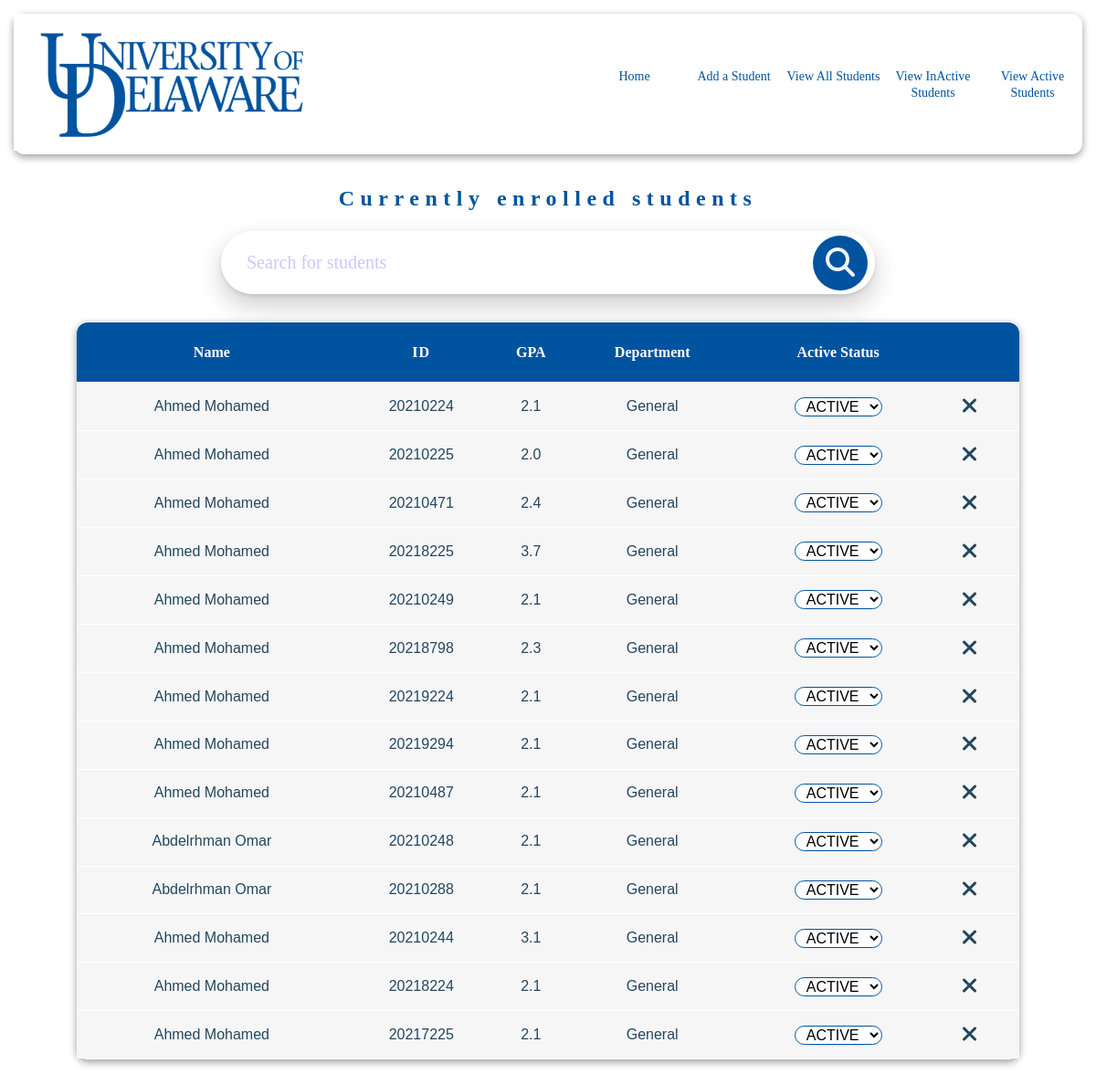
Before: /Student-Affairs/Students/viewall/ with the older database file.
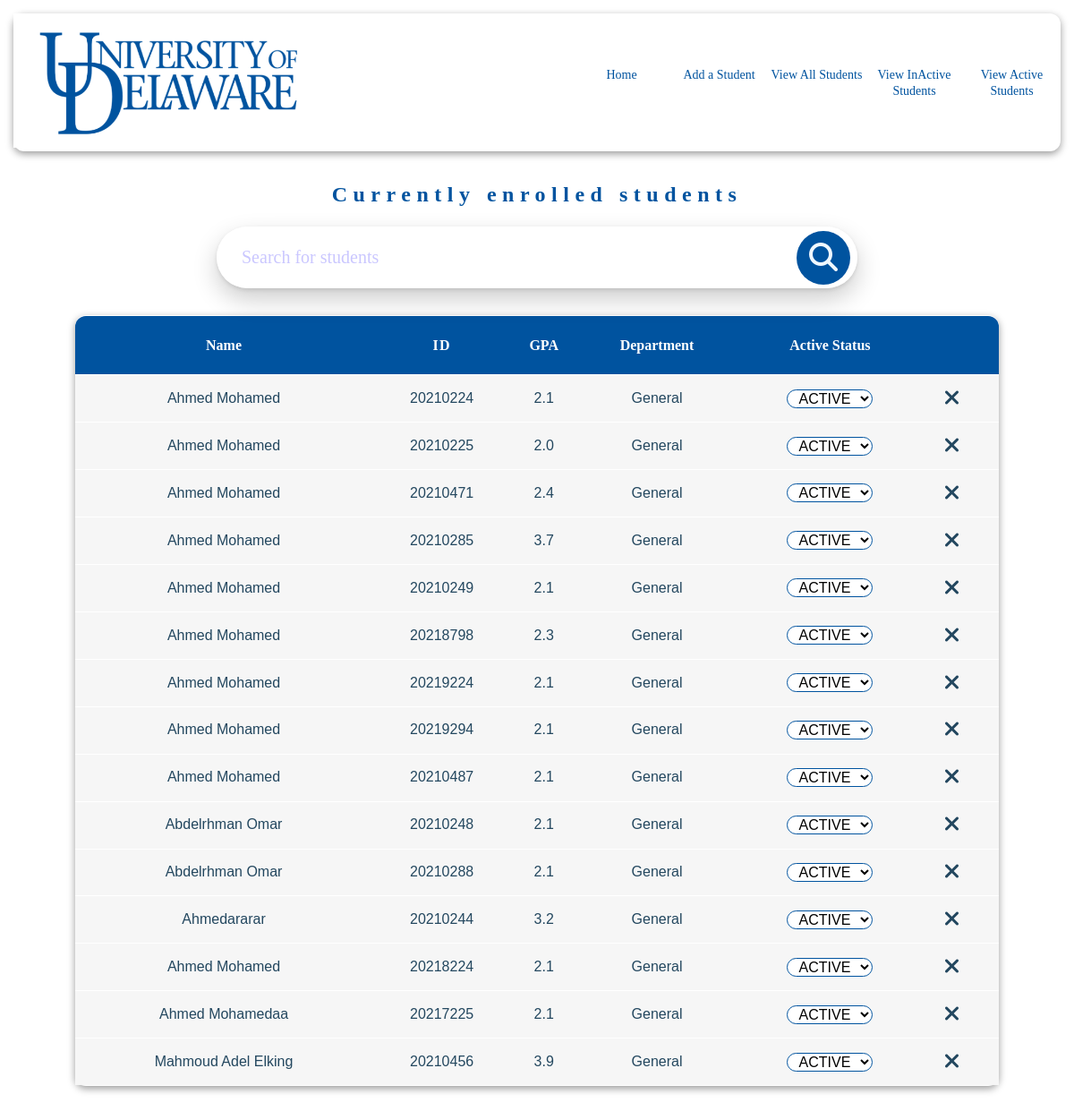
After: the same page with the newer database file.
### students/models.py (models this page shows, shortened)
class student(models.Model):
    name =  models.CharField(null = False,max_length=100)
    gpa = models.DecimalField(null = False,max_digits=12, decimal_places=1 , validators=[MaxValueValidator(4)])
    student_id = models.IntegerField(unique= True ,null = False,validators=[MaxValueValidator(29999999)])
    img = models.ImageField(null = True, upload_to='photos/%y/%m/%d' , default="static/photos/male.png")
    active = models.BooleanField(null = False,default=False)
    NationalID = models.IntegerField(null = False,)
    date = models.DateField(null = False, auto_now=False, auto_now_add=False)
    email = models.EmailField(null = False,)
    address = models.CharField(null = False,max_length=100)
    phonenum = models.DecimalField(null = False,max_digits = 13 , decimal_places=0)
    DEPARTMENT_CHOICES = [
        ('CS', 'CS'),
        ('IS', 'IS'),
        ('AI', 'AI'),
        ('DS', 'DS'),
        ('General', 'General'),
    ]
    LEVEL_CHOICES = [
        ('1', '1'),
        ('2', '2'),
        ('3', '3'),
        ('4', '4'),
    ]
    GENDER_CHOICES = [
        ('Male', 'Male'),
        ('Female', 'Female'),
    ]
    department = models.CharField(null = False,max_length=10, choices=DEPARTMENT_CHOICES , default="General")
    level = models.CharField(null = False,max_length=1,choices=LEVEL_CHOICES , default="1")
    gender = models.CharField(null = False,max_length=10,choices=GENDER_CHOICES , default="Male")
    class Meta:
        ordering = ['id']

### students/views.py (the view)
# urls.py: path('viewall/' , views.viewall , name='allstudents'),
def viewall(request):
    students = student.objects.all().order_by('id')
    return render(request, 'pages/ViewAllStudents.html', {'students': students})

### templates/pages/ViewAllStudents.html (shortened to what this page needs)
{% extends 'base.html' %}
{% load static %}
{% block headers %}
    <link rel="stylesheet" href="{% static 'css/ViewAllStudents.css'%}">
{% endblock headers %}
{% block content %}
<div class="main-body">
                <div class="header">
                    <h2>Currently enrolled students</h2>
                </div>
                <div class="conatiner">
                    <form class="Search-bar">
                        <input id="searchBar" onclick="tableSearch()" autocomplete="off" type="text" placeholder="Search for students"/>
                        <button  type="button" onclick="tableSearch()" class="Button" > <i class="fa fa-search fa-2xl"></i> </button>
                    </form>
                </div>
        </div>
        <div name="tab">
            <table id="table">
                <tr>
                  <div name="th">
                  <th>Name</th>
                  <th id="ID">ID</th>
                  <th>GPA</th>
                  <th>Department</th>
                  <th>Active Status</th>
                  <th></th>
                </div>
                </tr>
                <tbody>
                    {% for student in students %}
                    <tr>
                        <td>{{ student.name }}</td>
                        <td>{{ student.student_id }}</td>
                        <td>{{ student.gpa }}</td>
                        <td>{{ student.department }}</td>
                            {% if student.active_status == true %}
                            <td> <form> <select name="StudentStatue"  aria-label="Active/InActive" class="SelectStatue"> <option value="Active" selected> ACTIVE </option> <option value="Inactive"> INACTIVE </option></select> </form> </td>
                            {% else %}
                            <td><form> <select name="StudentStatue"  aria-label="Active/InActive" class="SelectStatue"> <option value="Active" > ACTIVE </option> <option selected value="Inactive"> INACTIVE </option></select> </form></td>
                            {% endif %}
                        <td><i id="deleteicon" class="fa-solid fa-xmark fa-xl x" onclick="goToDelete(' + stds[i].id +')"> </i></td>
                    </tr>
                    {% endfor %}
                </tbody>
              </table>
        </div>
{% endblock content %}

Changed rows visible on the page:
changed student (number 4 of 15 on the later page): student_id "20218225" → "20210285"
changed student: name "Ahmed Mohamed" → "Ahmedararar"; gpa "3.1" → "3.2"
changed student: name "Ahmed Mohamed" → "Ahmed Mohamedaa"
added student: name "Mahmoud Adel Elking", student_id "20210456", gpa "3.9", department "General"
